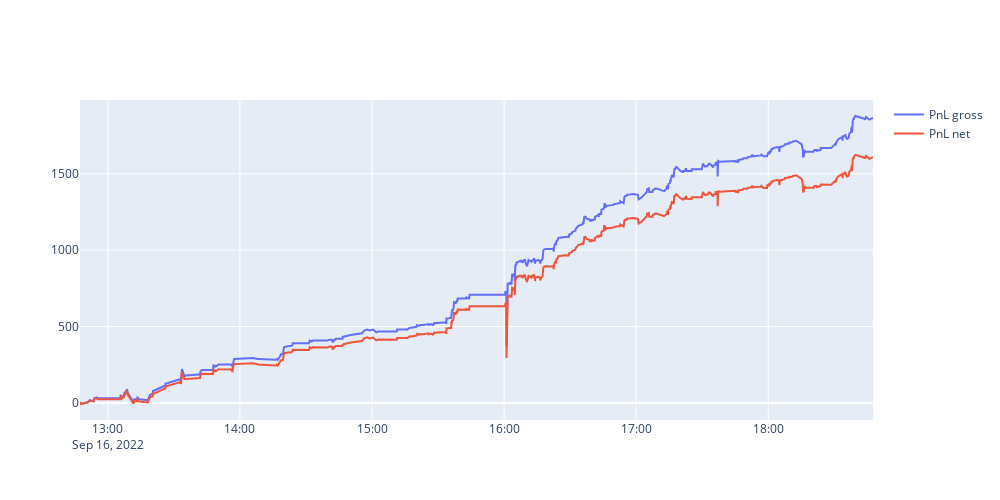

Source (notebook cell):
### Code cell
# Create traces
fig = go.Figure()

fig.add_trace(go.Scatter(x=pnl.index, y=pnl.pnl,
                    mode='lines',
                    name='PnL gross'))
fig.add_trace(go.Scatter(x=pnl.index, y=pnl.pnl_net,
                    mode='lines',
                    name='PnL net'))

fig.update_layout(width=1000, height=500)

fig.show()

### Figure 1 — Plotly figure (JSON) as saved in the notebook; plotly's stock layout.template omitted (floating-point values rounded to 4 significant figures; data arrays with more than 128 entries replaced by an {"elided": "..."} marker saying what was removed)
{"data": [{"mode": "lines", "name": "PnL gross", "type": "scatter", "x": {"elided": "546 str values"}, "y": {"elided": "546 float values"}}, {"mode": "lines", "name": "PnL net", "type": "scatter", "x": {"elided": "546 str values"}, "y": {"elided": "546 float values"}}], "layout": {"height": 500, "width": 1000, "xaxis": {"autorange": true, "range": ["2022-09-16 12:47:21", "2022-09-16 18:47:35"], "type": "date"}, "yaxis": {"autorange": true, "range": [-111.7, 1983.0], "type": "linear"}}}
